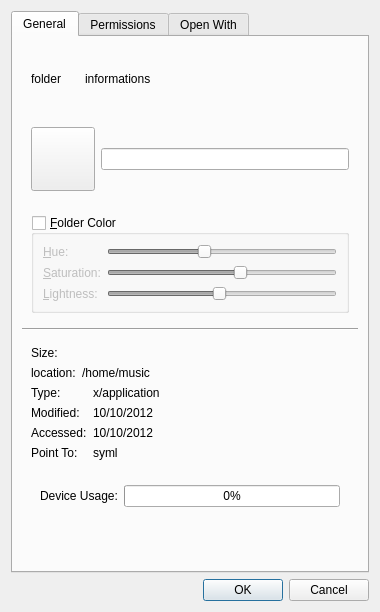
<?xml version="1.0" encoding="UTF-8"?>
<ui version="4.0">
 <class>PropertiesDlg</class>
 <widget class="QDialog" name="PropertiesDlg">
  <property name="geometry">
   <rect>
    <x>0</x>
    <y>0</y>
    <width>380</width>
    <height>612</height>
   </rect>
  </property>
  <property name="minimumSize">
   <size>
    <width>380</width>
    <height>0</height>
   </size>
  </property>
  <property name="windowTitle">
   <string>Properties</string>
  </property>
  <layout class="QVBoxLayout" name="verticalLayout_5">
   <item>
    <widget class="QTabWidget" name="tabWidget">
     <property name="currentIndex">
      <number>0</number>
     </property>
     <widget class="QWidget" name="tabGeneral">
      <attribute name="title">
       <string>General</string>
      </attribute>
      <layout class="QVBoxLayout" name="verticalLayout_6">
       <item>
        <widget class="QWidget" name="widgetInformations" native="true">
         <property name="sizePolicy">
          <sizepolicy hsizetype="Preferred" vsizetype="Fixed">
           <horstretch>0</horstretch>
           <verstretch>0</verstretch>
          </sizepolicy>
         </property>
         <layout class="QHBoxLayout" name="horizontalLayout">
          <item>
           <widget class="QLabel" name="labelFolder">
            <property name="sizePolicy">
             <sizepolicy hsizetype="Fixed" vsizetype="Fixed">
              <horstretch>0</horstretch>
              <verstretch>0</verstretch>
             </sizepolicy>
            </property>
            <property name="minimumSize">
             <size>
              <width>48</width>
              <height>48</height>
             </size>
            </property>
            <property name="text">
             <string>folder</string>
            </property>
            <property name="scaledContents">
             <bool>true</bool>
            </property>
           </widget>
          </item>
          <item>
           <widget class="QLabel" name="labelInformations">
            <property name="text">
             <string notr="true">informations</string>
            </property>
           </widget>
          </item>
         </layout>
        </widget>
       </item>
       <item>
        <widget class="QWidget" name="widgetInfoOne" native="true">
         <property name="sizePolicy">
          <sizepolicy hsizetype="Expanding" vsizetype="Fixed">
           <horstretch>0</horstretch>
           <verstretch>0</verstretch>
          </sizepolicy>
         </property>
         <layout class="QHBoxLayout" name="horizontalLayout_2">
          <item>
           <widget class="QToolButton" name="toolButton">
            <property name="minimumSize">
             <size>
              <width>64</width>
              <height>64</height>
             </size>
            </property>
            <property name="text">
             <string/>
            </property>
            <property name="iconSize">
             <size>
              <width>48</width>
              <height>48</height>
             </size>
            </property>
           </widget>
          </item>
          <item>
           <widget class="QLineEdit" name="lineEdit"/>
          </item>
         </layout>
        </widget>
       </item>
       <item>
        <widget class="QWidget" name="widgetFolderColor" native="true">
         <layout class="QVBoxLayout" name="verticalLayout_2">
          <item>
           <widget class="QGroupBox" name="groupBoxFolderColor">
            <property name="title">
             <string>&amp;Folder Color</string>
            </property>
            <property name="checkable">
             <bool>true</bool>
            </property>
            <property name="checked">
             <bool>false</bool>
            </property>
            <layout class="QGridLayout" name="gridLayout_6">
             <item row="0" column="0">
              <widget class="QLabel" name="label_13">
               <property name="text">
                <string>&amp;Hue:</string>
               </property>
               <property name="buddy">
                <cstring>hsHue</cstring>
               </property>
              </widget>
             </item>
             <item row="0" column="1">
              <widget class="QSlider" name="hsHue">
               <property name="enabled">
                <bool>false</bool>
               </property>
               <property name="maximum">
                <number>359</number>
               </property>
               <property name="value">
                <number>150</number>
               </property>
               <property name="orientation">
                <enum>Qt::Horizontal</enum>
               </property>
               <property name="tickPosition">
                <enum>QSlider::NoTicks</enum>
               </property>
              </widget>
             </item>
             <item row="1" column="0">
              <widget class="QLabel" name="label_14">
               <property name="text">
                <string>&amp;Saturation:</string>
               </property>
               <property name="buddy">
                <cstring>hsSaturation</cstring>
               </property>
              </widget>
             </item>
             <item row="1" column="1">
              <widget class="QSlider" name="hsSaturation">
               <property name="enabled">
                <bool>false</bool>
               </property>
               <property name="maximum">
                <number>255</number>
               </property>
               <property name="value">
                <number>150</number>
               </property>
               <property name="orientation">
                <enum>Qt::Horizontal</enum>
               </property>
              </widget>
             </item>
             <item row="2" column="0">
              <widget class="QLabel" name="label_15">
               <property name="text">
                <string>&amp;Lightness:</string>
               </property>
               <property name="buddy">
                <cstring>hsLightnes</cstring>
               </property>
              </widget>
             </item>
             <item row="2" column="1">
              <widget class="QSlider" name="hsLightnes">
               <property name="enabled">
                <bool>false</bool>
               </property>
               <property name="minimum">
                <number>0</number>
               </property>
               <property name="maximum">
                <number>255</number>
               </property>
               <property name="value">
                <number>125</number>
               </property>
               <property name="orientation">
                <enum>Qt::Horizontal</enum>
               </property>
              </widget>
             </item>
            </layout>
           </widget>
          </item>
         </layout>
        </widget>
       </item>
       <item>
        <widget class="Line" name="line">
         <property name="orientation">
          <enum>Qt::Horizontal</enum>
         </property>
        </widget>
       </item>
       <item>
        <widget class="QWidget" name="widget" native="true">
         <layout class="QGridLayout" name="gridLayout_2">
          <item row="2" column="0" colspan="4">
           <widget class="QWidget" name="widgetOneFile" native="true">
            <layout class="QGridLayout" name="gridLayout">
             <property name="leftMargin">
              <number>0</number>
             </property>
             <property name="topMargin">
              <number>0</number>
             </property>
             <property name="rightMargin">
              <number>0</number>
             </property>
             <property name="bottomMargin">
              <number>0</number>
             </property>
             <item row="2" column="0">
              <widget class="QLabel" name="label_5">
               <property name="sizePolicy">
                <sizepolicy hsizetype="Fixed" vsizetype="Preferred">
                 <horstretch>0</horstretch>
                 <verstretch>0</verstretch>
                </sizepolicy>
               </property>
               <property name="text">
                <string>Accessed:</string>
               </property>
              </widget>
             </item>
             <item row="3" column="0">
              <widget class="QLabel" name="labelSymCaption">
               <property name="sizePolicy">
                <sizepolicy hsizetype="Fixed" vsizetype="Preferred">
                 <horstretch>0</horstretch>
                 <verstretch>0</verstretch>
                </sizepolicy>
               </property>
               <property name="text">
                <string>Point To:</string>
               </property>
              </widget>
             </item>
             <item row="3" column="1">
              <widget class="QLabel" name="labelSymlink">
               <property name="text">
                <string notr="true">syml</string>
               </property>
               <property name="textInteractionFlags">
                <set>Qt::LinksAccessibleByMouse|Qt::TextEditable|Qt::TextEditorInteraction|Qt::TextSelectableByKeyboard|Qt::TextSelectableByMouse</set>
               </property>
              </widget>
             </item>
             <item row="0" column="0">
              <widget class="QLabel" name="label">
               <property name="sizePolicy">
                <sizepolicy hsizetype="Fixed" vsizetype="Preferred">
                 <horstretch>0</horstretch>
                 <verstretch>0</verstretch>
                </sizepolicy>
               </property>
               <property name="text">
                <string>Type:</string>
               </property>
              </widget>
             </item>
             <item row="0" column="1">
              <widget class="QLabel" name="labelType">
               <property name="text">
                <string notr="true">x/application</string>
               </property>
               <property name="textInteractionFlags">
                <set>Qt::LinksAccessibleByMouse|Qt::TextEditable|Qt::TextEditorInteraction|Qt::TextSelectableByKeyboard|Qt::TextSelectableByMouse</set>
               </property>
              </widget>
             </item>
             <item row="1" column="1">
              <widget class="QLabel" name="labelModified">
               <property name="text">
                <string notr="true">10/10/2012</string>
               </property>
               <property name="textInteractionFlags">
                <set>Qt::LinksAccessibleByMouse|Qt::TextEditable|Qt::TextEditorInteraction|Qt::TextSelectableByKeyboard|Qt::TextSelectableByMouse</set>
               </property>
              </widget>
             </item>
             <item row="1" column="0">
              <widget class="QLabel" name="label_3">
               <property name="sizePolicy">
                <sizepolicy hsizetype="Fixed" vsizetype="Preferred">
                 <horstretch>0</horstretch>
                 <verstretch>0</verstretch>
                </sizepolicy>
               </property>
               <property name="text">
                <string>Modified:</string>
               </property>
              </widget>
             </item>
             <item row="2" column="1">
              <widget class="QLabel" name="labellastRead">
               <property name="text">
                <string notr="true">10/10/2012</string>
               </property>
               <property name="textInteractionFlags">
                <set>Qt::LinksAccessibleByMouse|Qt::TextEditable|Qt::TextEditorInteraction|Qt::TextSelectableByKeyboard|Qt::TextSelectableByMouse</set>
               </property>
              </widget>
             </item>
             <item row="4" column="1">
              <spacer name="verticalSpacer">
               <property name="orientation">
                <enum>Qt::Vertical</enum>
               </property>
               <property name="sizeHint" stdset="0">
                <size>
                 <width>20</width>
                 <height>10</height>
                </size>
               </property>
              </spacer>
             </item>
             <item row="5" column="0" colspan="2">
              <widget class="QWidget" name="widgetDevice" native="true">
               <layout class="QHBoxLayout" name="horizontalLayout_3">
                <item>
                 <widget class="QLabel" name="labelDriveInfo">
                  <property name="text">
                   <string>Device Usage:</string>
                  </property>
                 </widget>
                </item>
                <item>
                 <widget class="QProgressBar" name="progressBarDevice">
                  <property name="value">
                   <number>0</number>
                  </property>
                  <property name="format">
                   <string notr="true">%p%</string>
                  </property>
                 </widget>
                </item>
               </layout>
              </widget>
             </item>
            </layout>
           </widget>
          </item>
          <item row="1" column="0">
           <widget class="QLabel" name="label_4">
            <property name="sizePolicy">
             <sizepolicy hsizetype="Fixed" vsizetype="Preferred">
              <horstretch>0</horstretch>
              <verstretch>0</verstretch>
             </sizepolicy>
            </property>
            <property name="text">
             <string>location:</string>
            </property>
           </widget>
          </item>
          <item row="0" column="0">
           <widget class="QLabel" name="label_2">
            <property name="sizePolicy">
             <sizepolicy hsizetype="Fixed" vsizetype="Preferred">
              <horstretch>0</horstretch>
              <verstretch>0</verstretch>
             </sizepolicy>
            </property>
            <property name="text">
             <string>Size:</string>
            </property>
           </widget>
          </item>
          <item row="0" column="1" colspan="3">
           <widget class="QLabel" name="labelSize">
            <property name="text">
             <string notr="true"/>
            </property>
            <property name="textInteractionFlags">
             <set>Qt::LinksAccessibleByMouse|Qt::TextEditable|Qt::TextEditorInteraction|Qt::TextSelectableByKeyboard|Qt::TextSelectableByMouse</set>
            </property>
           </widget>
          </item>
          <item row="1" column="1" colspan="3">
           <widget class="QLabel" name="labelLocation">
            <property name="text">
             <string notr="true">/home/music</string>
            </property>
            <property name="textInteractionFlags">
             <set>Qt::LinksAccessibleByMouse|Qt::TextEditable|Qt::TextEditorInteraction|Qt::TextSelectableByKeyboard|Qt::TextSelectableByMouse</set>
            </property>
           </widget>
          </item>
         </layout>
        </widget>
       </item>
       <item>
        <spacer name="verticalSpacer_2">
         <property name="orientation">
          <enum>Qt::Vertical</enum>
         </property>
         <property name="sizeHint" stdset="0">
          <size>
           <width>20</width>
           <height>1</height>
          </size>
         </property>
        </spacer>
       </item>
      </layout>
     </widget>
     <widget class="QWidget" name="tabPermissions">
      <attribute name="title">
       <string>Permissions</string>
      </attribute>
      <layout class="QVBoxLayout" name="verticalLayout_4">
       <item>
        <widget class="QWidget" name="widgetPermission" native="true">
         <layout class="QVBoxLayout" name="verticalLayout">
          <item>
           <layout class="QGridLayout" name="gridLayout_4">
            <item row="0" column="0">
             <widget class="QLabel" name="label_7">
              <property name="sizePolicy">
               <sizepolicy hsizetype="Fixed" vsizetype="Preferred">
                <horstretch>0</horstretch>
                <verstretch>0</verstretch>
               </sizepolicy>
              </property>
              <property name="text">
               <string>&amp;Owner:</string>
              </property>
              <property name="buddy">
               <cstring>comboBoxOwner</cstring>
              </property>
             </widget>
            </item>
            <item row="0" column="1">
             <widget class="QComboBox" name="comboBoxOwner">
              <item>
               <property name="text">
                <string>Forbidden</string>
               </property>
              </item>
              <item>
               <property name="text">
                <string>Can Read</string>
               </property>
              </item>
              <item>
               <property name="text">
                <string>Can Read &amp; Write</string>
               </property>
              </item>
             </widget>
            </item>
            <item row="1" column="0">
             <widget class="QLabel" name="label_8">
              <property name="sizePolicy">
               <sizepolicy hsizetype="Fixed" vsizetype="Preferred">
                <horstretch>0</horstretch>
                <verstretch>0</verstretch>
               </sizepolicy>
              </property>
              <property name="text">
               <string>&amp;Group:</string>
              </property>
              <property name="buddy">
               <cstring>comboBoxGroup</cstring>
              </property>
             </widget>
            </item>
            <item row="2" column="0">
             <widget class="QLabel" name="label_9">
              <property name="sizePolicy">
               <sizepolicy hsizetype="Fixed" vsizetype="Preferred">
                <horstretch>0</horstretch>
                <verstretch>0</verstretch>
               </sizepolicy>
              </property>
              <property name="text">
               <string>&amp;Other:</string>
              </property>
              <property name="buddy">
               <cstring>comboBoxOther</cstring>
              </property>
             </widget>
            </item>
            <item row="1" column="1">
             <widget class="QComboBox" name="comboBoxGroup">
              <item>
               <property name="text">
                <string>Forbidden</string>
               </property>
              </item>
              <item>
               <property name="text">
                <string>Can Read</string>
               </property>
              </item>
              <item>
               <property name="text">
                <string>Can Read &amp; Write</string>
               </property>
              </item>
             </widget>
            </item>
            <item row="2" column="1">
             <widget class="QComboBox" name="comboBoxOther">
              <item>
               <property name="text">
                <string>Forbidden</string>
               </property>
              </item>
              <item>
               <property name="text">
                <string>Can Read</string>
               </property>
              </item>
              <item>
               <property name="text">
                <string>Can Read &amp; Write</string>
               </property>
              </item>
             </widget>
            </item>
           </layout>
          </item>
          <item>
           <widget class="QCheckBox" name="checkBoxExexute">
            <property name="text">
             <string>Is executable</string>
            </property>
           </widget>
          </item>
          <item>
           <spacer name="verticalSpacer_4">
            <property name="orientation">
             <enum>Qt::Vertical</enum>
            </property>
            <property name="sizeHint" stdset="0">
             <size>
              <width>20</width>
              <height>193</height>
             </size>
            </property>
           </spacer>
          </item>
          <item>
           <layout class="QGridLayout" name="gridLayout_5">
            <item row="0" column="0">
             <widget class="QLabel" name="label_11">
              <property name="text">
               <string>User:</string>
              </property>
             </widget>
            </item>
            <item row="0" column="1">
             <widget class="QLabel" name="labelUserName">
              <property name="text">
               <string notr="true">user</string>
              </property>
             </widget>
            </item>
            <item row="1" column="0">
             <widget class="QLabel" name="label_12">
              <property name="text">
               <string>Group:</string>
              </property>
             </widget>
            </item>
            <item row="1" column="1">
             <widget class="QLabel" name="labelGroupName">
              <property name="text">
               <string notr="true">root</string>
              </property>
             </widget>
            </item>
           </layout>
          </item>
          <item>
           <widget class="QCheckBox" name="checkBoxApplyAll">
            <property name="text">
             <string>Apply changes to all subfolder and files</string>
            </property>
           </widget>
          </item>
         </layout>
        </widget>
       </item>
      </layout>
     </widget>
     <widget class="QWidget" name="tabOpenWith">
      <attribute name="title">
       <string>Open With</string>
      </attribute>
      <layout class="QGridLayout" name="gridLayout_3">
       <item row="0" column="0" colspan="2">
        <layout class="QHBoxLayout" name="horizontalLayout_4">
         <property name="sizeConstraint">
          <enum>QLayout::SetFixedSize</enum>
         </property>
         <item>
          <widget class="QLabel" name="label_6">
           <property name="sizePolicy">
            <sizepolicy hsizetype="Preferred" vsizetype="Fixed">
             <horstretch>0</horstretch>
             <verstretch>0</verstretch>
            </sizepolicy>
           </property>
           <property name="text">
            <string>Type:</string>
           </property>
          </widget>
         </item>
         <item>
          <widget class="QLineEdit" name="lineEditMime"/>
         </item>
        </layout>
       </item>
       <item row="1" column="0">
        <widget class="Line" name="line_2">
         <property name="orientation">
          <enum>Qt::Horizontal</enum>
         </property>
        </widget>
       </item>
       <item row="2" column="0">
        <widget class="QListWidget" name="listWidgetOpenWith"/>
       </item>
       <item row="2" column="1">
        <layout class="QVBoxLayout" name="verticalLayout_3">
         <item>
          <widget class="QToolButton" name="toolButtonUp">
           <property name="sizePolicy">
            <sizepolicy hsizetype="Preferred" vsizetype="Fixed">
             <horstretch>0</horstretch>
             <verstretch>0</verstretch>
            </sizepolicy>
           </property>
           <property name="text">
            <string>Move Up</string>
           </property>
           <property name="toolButtonStyle">
            <enum>Qt::ToolButtonTextBesideIcon</enum>
           </property>
           <property name="arrowType">
            <enum>Qt::UpArrow</enum>
           </property>
          </widget>
         </item>
         <item>
          <widget class="QToolButton" name="toolButtonDown">
           <property name="sizePolicy">
            <sizepolicy hsizetype="Preferred" vsizetype="Fixed">
             <horstretch>0</horstretch>
             <verstretch>0</verstretch>
            </sizepolicy>
           </property>
           <property name="text">
            <string>Move Down</string>
           </property>
           <property name="toolButtonStyle">
            <enum>Qt::ToolButtonTextBesideIcon</enum>
           </property>
           <property name="arrowType">
            <enum>Qt::DownArrow</enum>
           </property>
          </widget>
         </item>
         <item>
          <widget class="QToolButton" name="toolButtonAdd">
           <property name="sizePolicy">
            <sizepolicy hsizetype="Preferred" vsizetype="Fixed">
             <horstretch>0</horstretch>
             <verstretch>0</verstretch>
            </sizepolicy>
           </property>
           <property name="text">
            <string>Add...</string>
           </property>
           <property name="toolButtonStyle">
            <enum>Qt::ToolButtonTextBesideIcon</enum>
           </property>
          </widget>
         </item>
         <item>
          <widget class="QToolButton" name="toolButtonDelete">
           <property name="sizePolicy">
            <sizepolicy hsizetype="Preferred" vsizetype="Fixed">
             <horstretch>0</horstretch>
             <verstretch>0</verstretch>
            </sizepolicy>
           </property>
           <property name="text">
            <string>Delete</string>
           </property>
           <property name="toolButtonStyle">
            <enum>Qt::ToolButtonTextBesideIcon</enum>
           </property>
          </widget>
         </item>
         <item>
          <spacer name="verticalSpacer_3">
           <property name="orientation">
            <enum>Qt::Vertical</enum>
           </property>
           <property name="sizeHint" stdset="0">
            <size>
             <width>20</width>
             <height>40</height>
            </size>
           </property>
          </spacer>
         </item>
        </layout>
       </item>
      </layout>
     </widget>
    </widget>
   </item>
   <item>
    <widget class="QDialogButtonBox" name="buttonBox">
     <property name="orientation">
      <enum>Qt::Horizontal</enum>
     </property>
     <property name="standardButtons">
      <set>QDialogButtonBox::Cancel|QDialogButtonBox::Ok</set>
     </property>
    </widget>
   </item>
  </layout>
 </widget>
 <resources/>
 <connections>
  <connection>
   <sender>buttonBox</sender>
   <signal>accepted()</signal>
   <receiver>PropertiesDlg</receiver>
   <slot>accept()</slot>
   <hints>
    <hint type="sourcelabel">
     <x>235</x>
     <y>596</y>
    </hint>
    <hint type="destinationlabel">
     <x>157</x>
     <y>274</y>
    </hint>
   </hints>
  </connection>
  <connection>
   <sender>buttonBox</sender>
   <signal>rejected()</signal>
   <receiver>PropertiesDlg</receiver>
   <slot>reject()</slot>
   <hints>
    <hint type="sourcelabel">
     <x>303</x>
     <y>596</y>
    </hint>
    <hint type="destinationlabel">
     <x>286</x>
     <y>274</y>
    </hint>
   </hints>
  </connection>
  <connection>
   <sender>buttonBox</sender>
   <signal>accepted()</signal>
   <receiver>PropertiesDlg</receiver>
   <slot>close()</slot>
   <hints>
    <hint type="sourcelabel">
     <x>422</x>
     <y>596</y>
    </hint>
    <hint type="destinationlabel">
     <x>431</x>
     <y>316</y>
    </hint>
   </hints>
  </connection>
  <connection>
   <sender>buttonBox</sender>
   <signal>rejected()</signal>
   <receiver>PropertiesDlg</receiver>
   <slot>close()</slot>
   <hints>
    <hint type="sourcelabel">
     <x>422</x>
     <y>596</y>
    </hint>
    <hint type="destinationlabel">
     <x>431</x>
     <y>339</y>
    </hint>
   </hints>
  </connection>
  <connection>
   <sender>groupBoxFolderColor</sender>
   <signal>toggled(bool)</signal>
   <receiver>hsHue</receiver>
   <slot>setEnabled(bool)</slot>
   <hints>
    <hint type="sourcelabel">
     <x>181</x>
     <y>251</y>
    </hint>
    <hint type="destinationlabel">
     <x>189</x>
     <y>277</y>
    </hint>
   </hints>
  </connection>
  <connection>
   <sender>groupBoxFolderColor</sender>
   <signal>toggled(bool)</signal>
   <receiver>hsSaturation</receiver>
   <slot>setEnabled(bool)</slot>
   <hints>
    <hint type="sourcelabel">
     <x>154</x>
     <y>254</y>
    </hint>
    <hint type="destinationlabel">
     <x>145</x>
     <y>299</y>
    </hint>
   </hints>
  </connection>
  <connection>
   <sender>groupBoxFolderColor</sender>
   <signal>toggled(bool)</signal>
   <receiver>hsLightnes</receiver>
   <slot>setEnabled(bool)</slot>
   <hints>
    <hint type="sourcelabel">
     <x>132</x>
     <y>257</y>
    </hint>
    <hint type="destinationlabel">
     <x>132</x>
     <y>328</y>
    </hint>
   </hints>
  </connection>
 </connections>
</ui>
